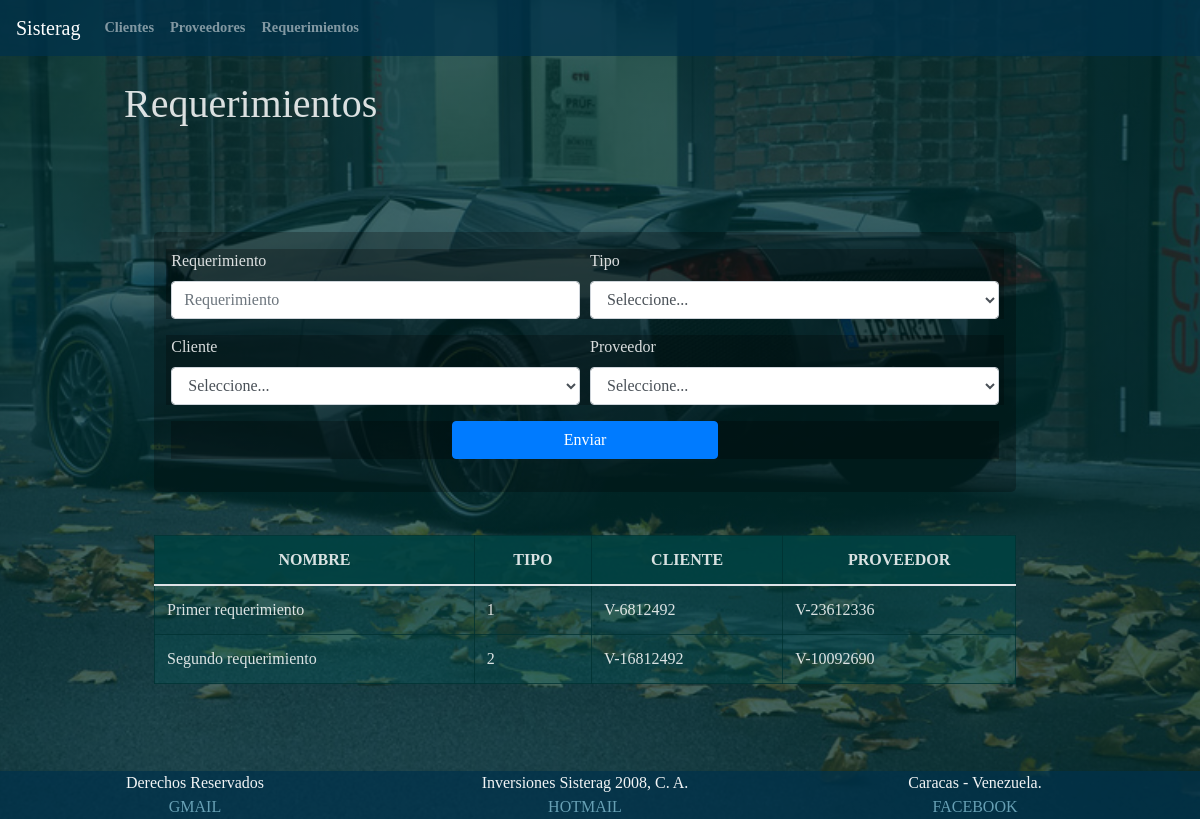
The page /requerimientos/ on the database its author committed.
### AppRequerimientos/models.py (models this page shows, shortened)
class Requerimientos(models.Model):
    idreq = BigAutoField(auto_created=True, primary_key=True, null=False, serialize=False, verbose_name='ID')
    nombre = CharField(max_length=75, null=False, verbose_name='Nombre')
    tipo = models.IntegerField(choices=Tipo.choices, default=Tipo.FOTO, null=False, verbose_name='Tipo')
    idcte = models.ForeignKey(Clientes, on_delete=models.CASCADE, verbose_name='ID Cliente')
    idprov = models.ForeignKey(Proveedores, on_delete=models.CASCADE, verbose_name='ID Proveedor')
    created = models.DateTimeField(auto_now_add=True, verbose_name='Creado')
    updated = models.DateTimeField(auto_now_add=True, verbose_name='Actualizado')
    class Meta:
        db_table = "requerimientos"
        verbose_name = "Requerimiento"
        verbose_name_plural = "Requerimientos"

class Clientes(models.Model):
    idcte = BigAutoField(
        auto_created=True, primary_key=True, null=False, serialize=False, verbose_name='ID')
    cedrif = CharField(max_length=75, null=False, verbose_name='Cedula o Rif')
    nombre = CharField(max_length=75, null=False, verbose_name='Nombre')
    direccion = CharField(max_length=75, null=False, verbose_name='Dirección')
    telefono = CharField(max_length=75, null=False, verbose_name='Teléfono')
    correo = EmailField(blank=False, null=False, verbose_name='Correo')
    created = models.DateTimeField(auto_now_add=True, verbose_name='Creado')
    updated = models.DateTimeField(auto_now_add=True, verbose_name='Actualizado')
    class Meta:
        db_table = "clientes"
        verbose_name = "Cliente"
        verbose_name_plural = "Clientes"
    def __str__(self):
            return self.cedrif

class Proveedores(models.Model):
    idprov = BigAutoField(
        auto_created=True, primary_key=True, null=False, serialize=False, verbose_name='ID')
    cedrif = CharField(max_length=75, null=False, verbose_name='Cedula o Rif')
    nombre = CharField(max_length=75, null=False, verbose_name='Nombre')
    direccion = CharField(max_length=75, null=False, verbose_name='Dirección')
    telefono = CharField(max_length=75, null=False, verbose_name='Teléfono')
    correo = EmailField(blank=False, null=False, verbose_name='Correo')
    created = models.DateTimeField(auto_now_add=True, verbose_name='Creado')
    updated = models.DateTimeField(auto_now_add=True, verbose_name='Actualizado')
    class Meta:
        db_table = "proveedores"
        verbose_name = "Proveedor"
        verbose_name_plural = "Proveedores"
    def __str__(self):
            return self.cedrif

### AppRequerimientos/views.py (the view)
# urls.py: path('', rndrRequerimientos, name='Requerimientos'),
def rndrRequerimientos(request):
    oClie = Clientes.objects.all()
    oProv = Proveedores.objects.all()
    oRequ = Requerimientos.objects.all()
    return render(request, "Requerimientos.htm",{"oRequs": oRequ, "oClies": oClie, "oProvs": oProv})

### AppRequerimientos/templates/requerimientos.htm (shortened to what this page needs)
{% extends 'layout.htm' %}
{% block content %}
    <h1>Requerimientos</h1>
    <section class="page-section clearfix">
        <div class="container row col-xs-12 col-sm-12 col-md-12 col-lg-12">
            <div class="row intro col-xs-12 col-sm-12 col-md-12 col-lg-12">
                <div class="col-xs-12 col-sm-12 col-md-12 col-lg-12">
                    <form>
                        <div class="form-row">
                            <div class="form-group col-md-6">
                                <label for="nombre">Requerimiento</label>
                                <input type="password" class="form-control" id="nombre" placeholder="Requerimiento">
                            </div>
                            <div class="form-group col-md-6">
                                <label for="tipo">Tipo</label>
                                <select id="tipo" class="form-control">
                                    <option selected>Seleccione...</option>
                                </select>
                            </div>
                        </div>
                        <div class="form-row">
                            <div class="form-group col-md-6">
                                <label for="tipo">Cliente</label>
                                <select id="tipo" class="form-control">
                                    <option selected>Seleccione...</option>
                                </select>
                            </div>
                            <div class="form-group col-md-6">
                                <label for="tipo">Proveedor</label>
                                <select id="tipo" class="form-control">
                                    <option selected>Seleccione...</option>
                                </select>
                            </div>
                        </div>
                        <div class="form-group col-md-12 text-center">
                            <button type="submit" class="col-xs-4 col-sm-4 col-md-4 col-lg-4 btn btn-primary">Enviar</button>
                        </div>
                    </form>
                </div>
                <div class="col-xs-12 col-sm-12 col-md-12 col-lg-12 rounded">
                    <table class="table table-striped">
                        <thead>
                            <tr>
                            <th scope="col">Nombre</th>
                            <th scope="col">Tipo</th>
                            <th scope="col">Cliente</th>
                            <th scope="col">Proveedor</th>
                            </tr>
                        </thead>
                        <tbody>
                        {% for oRequ in oRequs %}
                            <tr>
                                <td>{{oRequ.nombre}}</td>
                                <td>{{oRequ.tipo}}</td>
                                <td>{{oRequ.idcte}}</td>
                                <td>{{oRequ.idprov}}</td>
                            </tr>
                        {% endfor %}
                        </tbody>
                    </table>
                </div>
            </div>
        </div>
    </section>
{% endblock %}

### AppRequerimientos/static/css/style.css (style rules this page uses)
body { font-family: 'Lora'; background: linear-gradient(rgba(0, 50, 50, .75), rgba(0, 50, 50, .7)), url("../media/Lamborghini-Murcielago-LP640.jpg"); background-attachment: fixed; background-position: center; background-size: cover; color: rgba(255,255,255, .85); }
form { background-color: rgba(0, 0, 0, .25); padding: 2%; margin: 1% 0% 5%; border-radius: 5px; }
.form-group { background-color: rgba(0, 0, 0, .25); }
.table { background-color: rgba(0, 100, 100, .25); }
.table th { background-color: rgba(0, 50, 50, .75); text-transform: uppercase; text-align: center; border: 0.01em solid rgba(0, 50, 50, .75); }
.table td { border: 0.01em solid rgba(0, 50, 50, .75); }
.table tr:nth-child(odd) { background-color: rgba(0, 150, 150, .5); }
h1, h2, h3, h4, h5, h6 { font-family: 'Raleway'; }
.page-section { margin-top: 5rem; margin-bottom: 5rem; }
.intro { position: relative; width: 100%; margin: 15px 0px; }
.btn { box-shadow: 0px 3px 3px 0px rgba(33, 37, 41, 0.1); }

### rows shown on the page
Requerimientos: nombre "Primer requerimiento", tipo "1", idcte "V-6812492", idprov "V-23612336"
Requerimientos: nombre "Segundo requerimiento", tipo "2", idcte "V-16812492", idprov "V-10092690"
